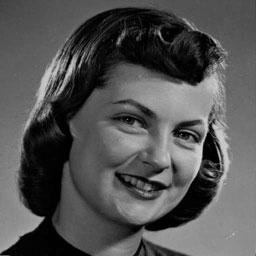
%> input picture segmentation/girlFace.jpg, 256 x 256 px
$ octave compareRG_thres.m   (GNU Octave 9; MATLAB toolbox functions it lacks are replaced by stand-ins)
%> lines starting %> are read from the running program, lines starting %| are printed output that depends on the picture
### segmentation/regionGrowing.m
function B = regionGrowing(I, seed, threshold)

% B is the output image segmented
% I is the image to segment
% seed is the choosen seed
% Threshold is the threshold we want to satisfy in the function

[M, N] = size(I) ;

% we set a matrix to zeros to count the point visited or not and
% we initializing it with the seed
visited = zeros(M,N) ;
visited(seed(1),seed(2)) = 1 ;

boundary = zeros(2, M*N+1) ; % boundaries will contain the pixel we have to visit
boundary_cursor = 2 ; % boundary_cursor kept track of the position of the position of the visited point

boundary(:,boundary_cursor) = seed; % initialization

while(boundary_cursor~=1) % we stop when boundary doesn't contain any elements anymore

    nextPoint = boundary(:,boundary_cursor) ; % we test the last point in the list, where the cursor is
    boundary_cursor = boundary_cursor-1 ; % we update the cursor

    if(include(I(nextPoint(1), nextPoint(2)), threshold)) % we test the point to see if it verifies the threshold
        visited(nextPoint(1), nextPoint(2)) = 255; % if he does its value is set to 255
        i = nextPoint(1);
        j = nextPoint(2);
        listSize =0;

        % the next conditions allow to deal with the boundaries of the
        % image
        if(i==1) % top row
            if(j==1)
                list_of_pixel = [i i+1 i+1; j+1 j+1 j] ; % we fill in a list of neighboors
                listSize =3 ;
            elseif(j==N)
                list_of_pixel = [i i+1 i+1; j-1 j-1 j] ;
                listSize =3;
            else
            list_of_pixel = [i i+1 i+1 i+1 i; j-1 j-1 j j+1 j+1] ;
            listSize =5;
            end
        end
        if(i==M) % bottom row
            if(j==1)
                list_of_pixel = [i-1 i-1 i; j j+1 j+1] ;
                listSize =3;
            elseif(j==N)
                list_of_pixel = [i i-1 i-1; j-1 j-1 j] ;
                listSize =3;
            else
            list_of_pixel = [i i-1 i-1 i-1 i; j-1 j-1 j j+1 j+1] ;
            listSize =5;
            end
        end

        if(j==1 && i~=1 && i~=M) % left column
            list_of_pixel = [i-1 i-1 i i+1 i+1; j j+1 j+1 j+1 j] ;
            listSize = 5;
        end
        if(j==N && i~=1 && i~=M) % right column
            list_of_pixel = [i-1 i-1 i i+1 i+1; j j-1 j-1 j-1 j] ;
            listSize =5;
        end
        if(i~=1 && i~=M && j~=1 && j~=N) % any other cases inside the image
            list_of_pixel = [i-1 i-1 i-1 i i+1 i+1 i+1 i; j-1 j j+1 j+1 j+1 j j-1 j-1] ;
            listSize =8;
        end

        for k=1:listSize % we go through the list and if the pixel isn't already in boundary, we add it
            if(visited(list_of_pixel(1,k), list_of_pixel(2,k))==0)
                visited(list_of_pixel(1,k), list_of_pixel(2,k))=1 ;
                boundary_cursor = boundary_cursor+1 ;
                boundary(:,boundary_cursor) = list_of_pixel(:,k) ;
            end
        end
    end
end
B = visited ;
end


function test = include(Int_point, threshold)
test = (Int_point>=threshold) ; % test if the point satisfied the threshold
end

### segmentation/compareRG_thres.m
clear all ;

imageOrigin = imread('girlFace.jpg') ;
%> imageOrigin is the input picture: size 256x256 uint8; min 0, max 219, mean 83.6

%choose_pixel_pos = impixelinfo;
% I choosed the pixel position for the seed thanks to impixelinfo
% I took a pixel on the forehead as a seed, so the region of the skin grows from there
seed = [182 104] ;
figure,
imshow(imageOrigin) ;
hold on ;
 plot(182,104,'r+','MarkerSize',15) ;
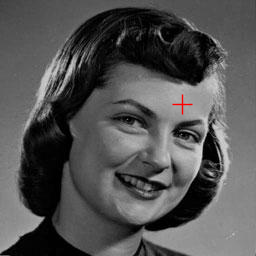
%> figure redrawn from the program's plot data
hold off ;

saveas(gcf, 'Q1A_SeedImage', 'jpg');


groundTruth = imread('BinaryThreshold.jpg') ;
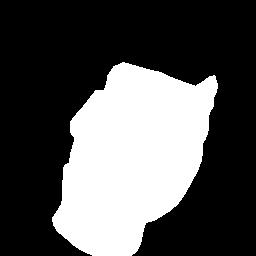
%> input picture segmentation/BinaryThreshold.jpg, 256 x 256 px
%> groundTruth is the input picture: size 256x256 uint8; min 0, max 255, mean 82.8

[M, N] = size(imageOrigin) ;
%> M = 256; N = 256

% we plot an ROC curve to find the best value of the threshold

tp = 0; % number of true positive
tn = 0 ; % number of true negative
fp = 0 ; % number of false positive
fn = 0 ; % number of false negative

numberOfThreshold = 256 ; % the number of threshold we will use to plot the ROC curve
X_RG = zeros(1,numberOfThreshold) ; % will contain the false positive rate
Y_RG = zeros(1,numberOfThreshold) ; % will contain the true positive rate

for i= 1:numberOfThreshold
%> (the run ends here)
